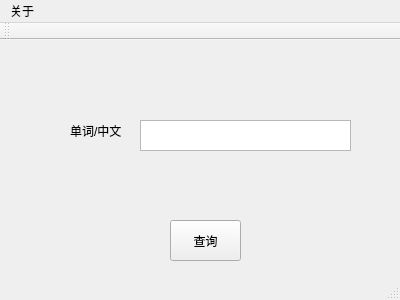
<?xml version="1.0" encoding="UTF-8"?>
<ui version="4.0">
 <class>MainWindow</class>
 <widget class="QMainWindow" name="MainWindow">
  <property name="geometry">
   <rect>
    <x>0</x>
    <y>0</y>
    <width>400</width>
    <height>300</height>
   </rect>
  </property>
  <property name="windowTitle">
   <string>MainWindow</string>
  </property>
  <widget class="QWidget" name="centralWidget">
   <widget class="QTextEdit" name="textEdit">
    <property name="geometry">
     <rect>
      <x>140</x>
      <y>80</y>
      <width>211</width>
      <height>31</height>
     </rect>
    </property>
   </widget>
   <widget class="QPushButton" name="pushButton">
    <property name="geometry">
     <rect>
      <x>170</x>
      <y>180</y>
      <width>71</width>
      <height>41</height>
     </rect>
    </property>
    <property name="text">
     <string>查询</string>
    </property>
   </widget>
   <widget class="QLabel" name="label">
    <property name="geometry">
     <rect>
      <x>70</x>
      <y>70</y>
      <width>61</width>
      <height>41</height>
     </rect>
    </property>
    <property name="text">
     <string>单词/中文</string>
    </property>
   </widget>
   <widget class="QLabel" name="label_2">
    <property name="geometry">
     <rect>
      <x>140</x>
      <y>130</y>
      <width>181</width>
      <height>31</height>
     </rect>
    </property>
    <property name="text">
     <string/>
    </property>
   </widget>
  </widget>
  <widget class="QMenuBar" name="menuBar">
   <property name="geometry">
    <rect>
     <x>0</x>
     <y>0</y>
     <width>400</width>
     <height>23</height>
    </rect>
   </property>
   <widget class="QMenu" name="menug">
    <property name="title">
     <string>关于</string>
    </property>
   </widget>
   <addaction name="menug"/>
  </widget>
  <widget class="QToolBar" name="mainToolBar">
   <attribute name="toolBarArea">
    <enum>TopToolBarArea</enum>
   </attribute>
   <attribute name="toolBarBreak">
    <bool>false</bool>
   </attribute>
  </widget>
  <widget class="QStatusBar" name="statusBar"/>
 </widget>
 <layoutdefault spacing="6" margin="11"/>
 <resources/>
 <connections/>
</ui>
